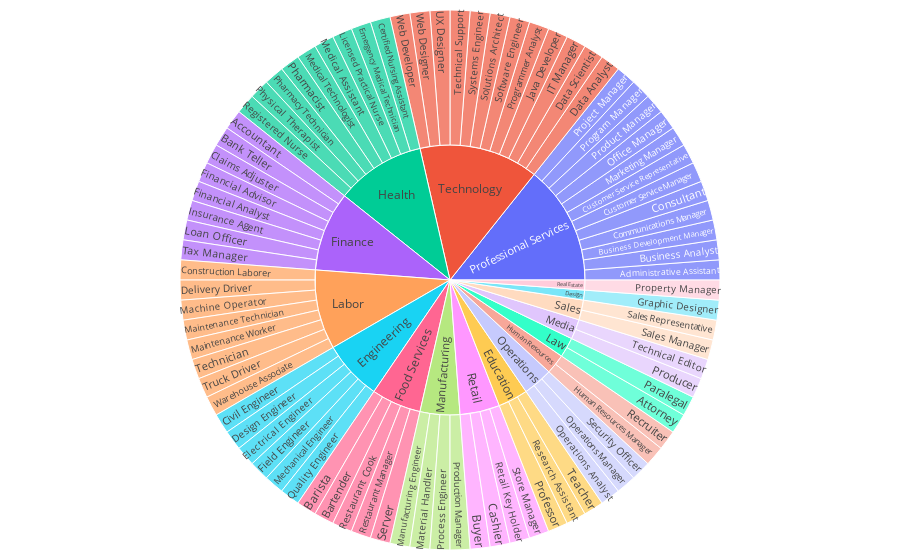

The notebook cell saved with this chart:
### Markdown cell above
## So, The above data is all about the trending Jobs and the salaries paid to different jobs in different cities. 

### Now Glassdoor as a Job search platform  generates revenues by charging recruiters for several different types of services.

#### *1. Recruiters pay a fee to list open positions on the website.*
####  *2. Glassdoor offers recruiters the option to engage in targeted advertising.( on the basis of  location, demographics, occupation, and other competitors )*

### Code cell
import plotly.express as px
dfplt = px.sunburst(df, path=['Job Category', 'Job Title'])
dfplt.update_layout(margin = dict(t=10, l=10, r=10, b=10))
dfplt.show()

### Figure 1 — Plotly figure (JSON) as saved in the notebook; plotly's stock layout.template omitted (floating-point values rounded to 4 significant figures)
{"data": [{"branchvalues": "total", "domain": {"x": [0, 1], "y": [0, 1]}, "hoverlabel": {"namelength": 0}, "hovertemplate": "labels=%{label}<br>count=%{value}<br>parent=%{parent}<br>id=%{id}", "ids": ["Finance/Accountant", "Professional Services/Administrative Assistant", "Law/Attorney", "Finance/Bank Teller", "Food Services/Barista", "Food Services/Bartender", "Professional Services/Business Analyst", "Professional Services/Business Development Manager", "Retail/Buyer", "Retail/Cashier", "Health/Certified Nursing Assistant", "Engineering/Civil Engineer", "Finance/Claims Adjuster", "Professional Services/Communications Manager", "Labor/Construction Laborer", "Professional Services/Consultant", "Professional Services/Customer Service Manager", "Professional Services/Customer Service Representative", "Technology/Data Analyst", "Technology/Data Scientist", "Labor/Delivery Driver", "Engineering/Design Engineer", "Engineering/Electrical Engineer", "Health/Emergency Medical Technician", "Engineering/Field Engineer", "Finance/Financial Advisor", "Finance/Financial Analyst", "Design/Graphic Designer", "Human Resources/Human Resources Manager", "Technology/IT Manager", "Finance/Insurance Agent", "Technology/Java Developer", "Health/Licensed Practical Nurse", "Finance/Loan Officer", "Labor/Machine Operator", "Labor/Maintenance Technician", "Labor/Maintenance Worker", "Manufacturing/Manufacturing Engineer", "Professional Services/Marketing Manager", "Manufacturing/Material Handler", "Engineering/Mechanical Engineer", "Health/Medical Assistant", "Health/Medical Technologist", "Professional Services/Office Manager", "Operations/Operations Analyst", "Operations/Operations Manager", "Law/Paralegal", "Health/Pharmacist", "Health/Pharmacy Technician", "Health/Physical Therapist", "Manufacturing/Process Engineer", "Media/Producer", "Professional Services/Product Manager", "Manufacturing/Production Manager", "Education/Professor", "Professional Services/Program Manager", "Technology/Programmer Analyst", "Professional Services/Project Manager", "Real Estate/Property Manager", "Engineering/Quality Engineer", "Human Resources/Recruiter", "Health/Registered Nurse", "Education/Research Assistant", "Food Services/Restaurant Cook", "Food Services/Restaurant Manager", "Retail/Retail Key Holder", "Sales/Sales Manager", "Sales/Sales Representative", "Operations/Security Officer", "Food Services/Server", "Technology/Software Engineer", "Technology/Solutions Architect", "Retail/Store Manager", "Technology/Systems Engineer", "Finance/Tax Manager", "Education/Teacher", "Media/Technical Editor", "Technology/Technical Support", "Labor/Technician", "Labor/Truck Driver", "Technology/UX Designer", "Labor/Warehouse Associate", "Technology/Web Designer", "Technology/Web Developer", "Design", "Education", "Engineering", "Finance", "Food Services", "Health", "Human Resources", "Labor", "Law", "Manufacturing", "Media", "Operations", "Professional Services", "Real Estate", "Retail", "Sales", "Technology"], "labels": ["Accountant", "Administrative Assistant", "Attorney", "Bank Teller", "Barista", "Bartender", "Business Analyst", "Business Development Manager", "Buyer", "Cashier", "Certified Nursing Assistant", "Civil Engineer", "Claims Adjuster", "Communications Manager", "Construction Laborer", "Consultant", "Customer Service Manager", "Customer Service Representative", "Data Analyst", "Data Scientist", "Delivery Driver", "Design Engineer", "Electrical Engineer", "Emergency Medical Technician", "Field Engineer", "Financial Advisor", "Financial Analyst", "Graphic Designer", "Human Resources Manager", "IT Manager", "Insurance Agent", "Java Developer", "Licensed Practical Nurse", "Loan Officer", "Machine Operator", "Maintenance Technician", "Maintenance Worker", "Manufacturing Engineer", "Marketing Manager", "Material Handler", "Mechanical Engineer", "Medical Assistant", "Medical Technologist", "Office Manager", "Operations Analyst", "Operations Manager", "Paralegal", "Pharmacist", "Pharmacy Technician", "Physical Therapist", "Process Engineer", "Producer", "Product Manager", "Production Manager", "Professor", "Program Manager", "Programmer Analyst", "Project Manager", "Property Manager", "Quality Engineer", "Recruiter", "Registered Nurse", "Research Assistant", "Restaurant Cook", "Restaurant Manager", "Retail Key Holder", "Sales Manager", "Sales Representative", "Security Officer", "Server", "Software Engineer", "Solutions Architect", "Store Manager", "Systems Engineer", "Tax Manager", "Teacher", "Technical Editor", "Technical Support", "Technician", "Truck Driver", "UX Designer", "Warehouse Associate", "Web Designer", "Web Developer", "Design", "Education", "Engineering", "Finance", "Food Services", "Health", "Human Resources", "Labor", "Law", "Manufacturing", "Media", "Operations", "Professional Services", "Real Estate", "Retail", "Sales", "Technology"], "name": "", "parents": ["Finance", "Professional Services", "Law", "Finance", "Food Services", "Food Services", "Professional Services", "Professional Services", "Retail", "Retail", "Health", "Engineering", "Finance", "Professional Services", "Labor", "Professional Services", "Professional Services", "Professional Services", "Technology", "Technology", "Labor", "Engineering", "Engineering", "Health", "Engineering", "Finance", "Finance", "Design", "Human Resources", "Technology", "Finance", "Technology", "Health", "Finance", "Labor", "Labor", "Labor", "Manufacturing", "Professional Services", "Manufacturing", "Engineering", "Health", "Health", "Professional Services", "Operations", "Operations", "Law", "Health", "Health", "Health", "Manufacturing", "Media", "Professional Services", "Manufacturing", "Education", "Professional Services", "Technology", "Professional Services", "Real Estate", "Engineering", "Human Resources", "Health", "Education", "Food Services", "Food Services", "Retail", "Sales", "Sales", "Operations", "Food Services", "Technology", "Technology", "Retail", "Technology", "Finance", "Education", "Media", "Technology", "Labor", "Labor", "Technology", "Labor", "Technology", "Technology", "", "", "", "", "", "", "", "", "", "", "", "", "", "", "", "", ""], "type": "sunburst", "values": [1, 1, 1, 1, 1, 1, 1, 1, 1, 1, 1, 1, 1, 1, 1, 1, 1, 1, 1, 1, 1, 1, 1, 1, 1, 1, 1, 1, 1, 1, 1, 1, 1, 1, 1, 1, 1, 1, 1, 1, 1, 1, 1, 1, 1, 1, 1, 1, 1, 1, 1, 1, 1, 1, 1, 1, 1, 1, 1, 1, 1, 1, 1, 1, 1, 1, 1, 1, 1, 1, 1, 1, 1, 1, 1, 1, 1, 1, 1, 1, 1, 1, 1, 1, 1, 3, 6, 8, 5, 9, 2, 8, 2, 4, 2, 3, 12, 1, 4, 2, 12]}], "layout": {"legend": {"tracegroupgap": 0}, "margin": {"b": 10, "l": 10, "r": 10, "t": 10}}}
